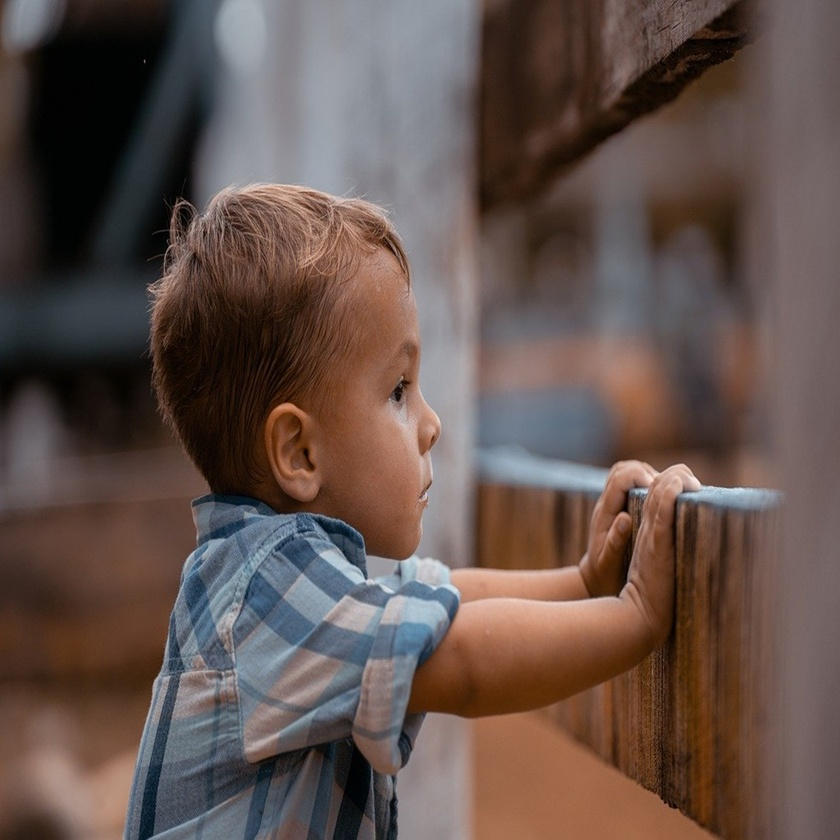
#> input picture son.jpg, 840 x 840 px, shrunk from 1024 x 1024 before the run
$ python 'Mean Filter.py'
#> lines starting #> are read from the running program, lines starting #| are printed output that depends on the picture
import numpy as np
import cv2
from scipy.ndimage import uniform_filter

image = cv2.imread('son.jpg')
#> image is the input picture: shape (840, 840, 3); mean B, G, R 75.9, 81.7, 98.9
image = cv2.cvtColor(image, cv2.COLOR_BGR2RGB)

kernel_size = 5

filtered_image = uniform_filter(image, size=kernel_size)
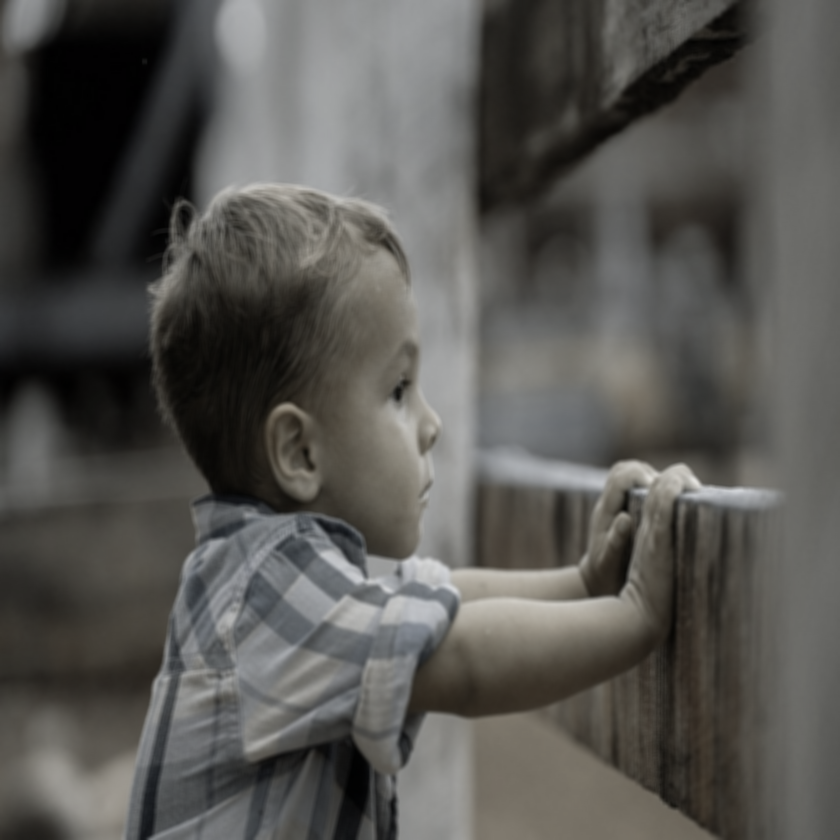
#> filtered_image: shape (840, 840, 3); mean R, G, B 86.2, 85.1, 81.6

cv2.imwrite('filtered_image.jpg', cv2.cvtColor(filtered_image.astype(np.uint8), cv2.COLOR_RGB2BGR))
cv2.imshow('Original Image', image)
cv2.imshow('Filtered Image', filtered_image.astype(np.uint8))
cv2.waitKey(0)
cv2.destroyAllWindows()
